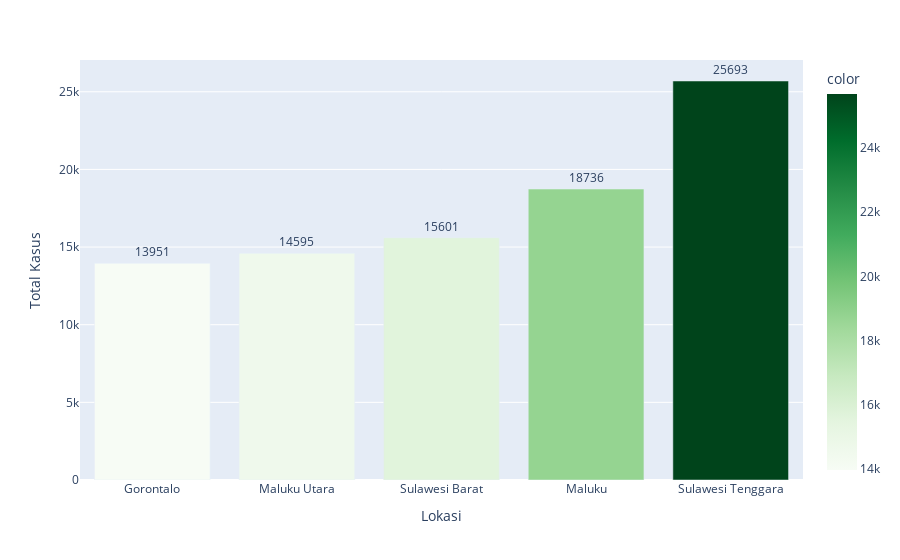

The cell this chart's notebook holds for it:
### Code cell
fig = px.bar(x=top5_least_cases.index, y=top5_least_cases.values, color=top5_least_cases.values,
             labels={'x': 'Lokasi', 'y': 'Total Kasus'}, color_continuous_scale='greens')
fig.update_traces(text=top5_least_cases.values, textposition='outside')
fig.show()

### Figure 1 — Plotly figure (JSON) as saved in the notebook; plotly's stock layout.template omitted (floating-point values rounded to 4 significant figures)
{"data": [{"alignmentgroup": "True", "hovertemplate": "Lokasi=%{x}<br>Total Kasus=%{y}<br>color=%{marker.color}<extra></extra>", "legendgroup": "", "marker": {"color": [13951, 14595, 15601, 18736, 25693], "coloraxis": "coloraxis", "pattern": {"shape": ""}}, "name": "", "offsetgroup": "", "orientation": "v", "showlegend": false, "text": [13951, 14595, 15601, 18736, 25693], "textposition": "outside", "type": "bar", "x": ["Gorontalo", "Maluku Utara", "Sulawesi Barat", "Maluku", "Sulawesi Tenggara"], "xaxis": "x", "y": [13951, 14595, 15601, 18736, 25693], "yaxis": "y"}], "layout": {"barmode": "relative", "coloraxis": {"colorbar": {"title": {"text": "color"}}, "colorscale": [[0, "rgb(247,252,245)"], [0.125, "rgb(229,245,224)"], [0.25, "rgb(199,233,192)"], [0.375, "rgb(161,217,155)"], [0.5, "rgb(116,196,118)"], [0.625, "rgb(65,171,93)"], [0.75, "rgb(35,139,69)"], [0.875, "rgb(0,109,44)"], [1, "rgb(0,68,27)"]]}, "legend": {"tracegroupgap": 0}, "margin": {"t": 60}, "xaxis": {"anchor": "y", "domain": [0, 1], "title": {"text": "Lokasi"}}, "yaxis": {"anchor": "x", "domain": [0, 1], "title": {"text": "Total Kasus"}}}}
